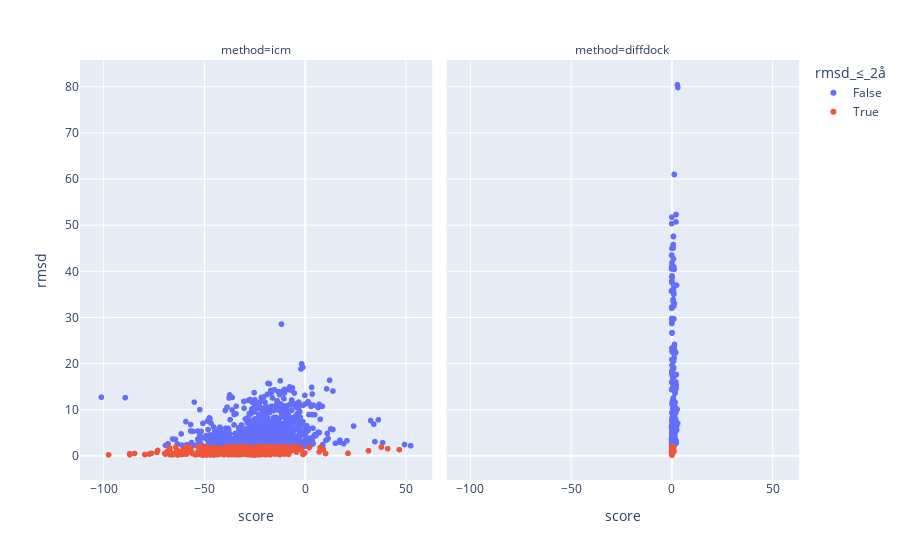

Here is the notebook cell this chart was saved with:
### Code cell
import plotly.express as px

fig = px.scatter(
    df_combined.dropna(subset=["score"]),
    x="score", y="rmsd", 
    color="rmsd_≤_2å",
    facet_col="method",
    hover_name="protein"
)
fig.show()

### Figure 1 — Plotly figure (JSON) as saved in the notebook; plotly's stock layout.template omitted (floating-point values rounded to 4 significant figures; data arrays with more than 128 entries replaced by an {"elided": "..."} marker saying what was removed)
{"data": [{"hovertemplate": "<b>%{hovertext}</b><br><br>rmsd_≤_2å=False<br>method=icm<br>score=%{x}<br>rmsd=%{y}<extra></extra>", "hovertext": {"elided": "964 str values"}, "legendgroup": "False", "marker": {"color": "#636efa", "symbol": "circle"}, "mode": "markers", "name": "False", "showlegend": true, "type": "scattergl", "x": {"elided": "964 float values"}, "xaxis": "x", "y": {"elided": "964 float values"}, "yaxis": "y"}, {"hovertemplate": "<b>%{hovertext}</b><br><br>rmsd_≤_2å=False<br>method=diffdock<br>score=%{x}<br>rmsd=%{y}<extra></extra>", "hovertext": {"elided": "359 str values"}, "legendgroup": "False", "marker": {"color": "#636efa", "symbol": "circle"}, "mode": "markers", "name": "False", "showlegend": false, "type": "scattergl", "x": {"elided": "359 float values"}, "xaxis": "x2", "y": {"elided": "359 float values"}, "yaxis": "y2"}, {"hovertemplate": "<b>%{hovertext}</b><br><br>rmsd_≤_2å=True<br>method=icm<br>score=%{x}<br>rmsd=%{y}<extra></extra>", "hovertext": {"elided": "429 str values"}, "legendgroup": "True", "marker": {"color": "#EF553B", "symbol": "circle"}, "mode": "markers", "name": "True", "showlegend": true, "type": "scattergl", "x": {"elided": "429 float values"}, "xaxis": "x", "y": {"elided": "429 float values"}, "yaxis": "y"}, {"hovertemplate": "<b>%{hovertext}</b><br><br>rmsd_≤_2å=True<br>method=diffdock<br>score=%{x}<br>rmsd=%{y}<extra></extra>", "hovertext": ["7YZU_DO7", "6YT6_PKE", "6YT6_PKE", "6YT6_PKE", "7KQU_YOF", "7KQU_YOF", "7KQU_YOF", "5SD5_HWI", "7XFA_D9J", "7XFA_D9J", "7XFA_D9J", "7NU0_DCL", "7NU0_DCL", "7NU0_DCL", "7NU0_DCL", "7F5D_EUO", "7VB8_STL", "7VB8_STL", "7VB8_STL", "7ED2_A3P", "7ED2_A3P", "7ED2_A3P", "7ED2_A3P", "8DHG_T78", "7JMV_4NC", "7T0D_FPP", "7T0D_FPP", "7T0D_FPP", "7T0D_FPP", "8EAB_VN2", "8EAB_VN2", "7W05_GMP", "7W05_GMP", "7W05_GMP", "7Z7F_IF3", "7Z7F_IF3", "7EPV_FDA", "7EPV_FDA", "7EPV_FDA", "7EPV_FDA", "7QE4_NGA", "7QE4_NGA", "7QE4_NGA", "7QE4_NGA", "6XG5_TOP", "6XG5_TOP", "7OEO_V9Z", "7OEO_V9Z", "5SAK_ZRY", "7WDT_NGS", "7WDT_NGS", "7WDT_NGS", "7WDT_NGS", "7KM8_WPD", "7KM8_WPD", "7XI7_4RI", "6Z1C_7EY", "6Z1C_7EY", "6Z1C_7EY", "6Z1C_7EY", "7T3E_SLB", "7T3E_SLB", "7T3E_SLB", "7T3E_SLB", "7B94_ANP", "7VC5_9SF", "7VC5_9SF", "7VC5_9SF", "7VC5_9SF", "7L7C_XQ1", "7L7C_XQ1", "7KC5_BJZ", "7KC5_BJZ", "7KC5_BJZ", "7KC5_BJZ", "7SDD_4IP", "7SDD_4IP", "7SDD_4IP", "6YR2_T1C", "6YR2_T1C", "6YR2_T1C", "6YR2_T1C", "8DSC_NCA", "8DSC_NCA", "7ZF0_DHR", "8C3N_ADP", "8C3N_ADP", "8C3N_ADP", "8C3N_ADP", "8D19_GSH", "6TW7_NZB", "6TW7_NZB", "6TW7_NZB", "7DKT_GLF", "7DKT_GLF", "7DKT_GLF", "7DKT_GLF", "7ROU_66I", "7ROU_66I", "7ROU_66I", "7ROU_66I", "7N4W_P4V", "7N4W_P4V", "7N4W_P4V", "7N4W_P4V", "7QPP_VDX", "7QPP_VDX", "6YQW_82I", "6YQW_82I", "6YQW_82I", "6YQW_82I", "7XG5_PLP", "7MY1_IPE", "7NGW_UAW", "7NGW_UAW", "7NGW_UAW", "7NGW_UAW", "7BTT_F8R", "7BTT_F8R", "7BTT_F8R", "7BTT_F8R"], "legendgroup": "True", "marker": {"color": "#EF553B", "symbol": "circle"}, "mode": "markers", "name": "True", "showlegend": false, "type": "scattergl", "x": [0.26, 0.22, 0.24, 0.3, 0.15, 0.36, 0.17, 0.48, 1.21, 1.09, 1.19, 0.16, 0.15, 0.2, 0.17, 0.01, 0.02, 0.03, 0.06, 0.45, 0.59, 0.52, 0.71, 0.2, 0.38, 0.35, 0.41, 0.49, 0.49, 0.08, 0.22, 0.23, 0.66, 0.49, 0.32, 0.32, 0.4, 0.48, 0.43, 0.48, 0.74, 0.74, 0.75, 0.82, 0.01, 0.02, 0.2, 0.13, 0.19, 0.22, 0.3, 0.4, 0.24, 0.4, 0.76, 0.02, 0.35, 0.13, 0.34, 0.36, 0.31, 0.29, 0.32, 0.32, 0.27, 0.07, 0.08, 0.08, 0.09, 0.55, 0.55, 0.82, 0.94, 0.97, 0.9, 0.6, 0.71, 0.69, 0.82, 0.85, 0.83, 0.87, 0.22, 0.22, 0.44, 0.5, 0.58, 0.6, 0.65, 0.16, 0.5, 0.53, 0.52, 0.39, 0.4, 0.41, 0.41, 0.24, 0.27, 0.32, 0.28, 0.55, 0.57, 0.56, 0.6, 0, 0.02, 0.18, 0.17, 0.18, 0.18, 0.2, 1.02, 0.25, 0.29, 0.3, 0.28, 0.6, 0.65, 0.61, 0.7], "xaxis": "x2", "y": [1.056, 1.367, 1.414, 0.6717, 1.442, 1.68, 1.324, 1.96, 1.057, 0.9825, 0.9469, 0.7427, 0.7871, 0.7457, 0.7002, 1.946, 0.9589, 0.8161, 0.868, 1.338, 1.352, 1.34, 1.242, 1.582, 1.749, 0.6313, 0.7357, 0.8191, 0.9151, 1.945, 1.852, 1.008, 1.619, 1.285, 0.9916, 1.033, 0.7502, 0.8327, 0.8649, 0.7604, 1.415, 1.219, 1.239, 1.913, 0.5851, 0.6818, 1.846, 1.96, 0.6846, 1.381, 1.41, 1.368, 1.3, 1.702, 1.31, 1.388, 0.5586, 0.3966, 0.5727, 0.5522, 0.864, 0.9054, 0.8755, 0.8824, 1.076, 0.8215, 0.7972, 0.7744, 0.8258, 1.997, 1.925, 1.51, 1.414, 1.424, 1.663, 1.454, 1.64, 1.709, 1.474, 1.465, 1.572, 1.41, 0.166, 0.1877, 1.88, 0.9802, 1.054, 1.479, 1.195, 0.8703, 1.321, 1.222, 1.201, 0.6416, 0.6459, 0.6508, 0.6497, 0.9538, 0.8631, 1.039, 1.026, 1.346, 1.434, 1.307, 1.45, 0.9431, 0.8504, 0.3704, 0.3775, 0.3904, 0.3777, 1.141, 1.197, 0.5018, 0.5627, 0.5966, 0.585, 0.9507, 0.812, 0.7434, 0.7856], "yaxis": "y2"}], "layout": {"annotations": [{"font": {}, "showarrow": false, "text": "method=icm", "x": 0.245, "xanchor": "center", "xref": "paper", "y": 1, "yanchor": "bottom", "yref": "paper"}, {"font": {}, "showarrow": false, "text": "method=diffdock", "x": 0.755, "xanchor": "center", "xref": "paper", "y": 1, "yanchor": "bottom", "yref": "paper"}], "legend": {"title": {"text": "rmsd_≤_2å"}, "tracegroupgap": 0}, "margin": {"t": 60}, "xaxis": {"anchor": "y", "domain": [0, 0.49], "title": {"text": "score"}}, "xaxis2": {"anchor": "y2", "domain": [0.51, 1], "matches": "x", "title": {"text": "score"}}, "yaxis": {"anchor": "x", "domain": [0, 1], "title": {"text": "rmsd"}}, "yaxis2": {"anchor": "x2", "domain": [0, 1], "matches": "y", "showticklabels": false}}}
